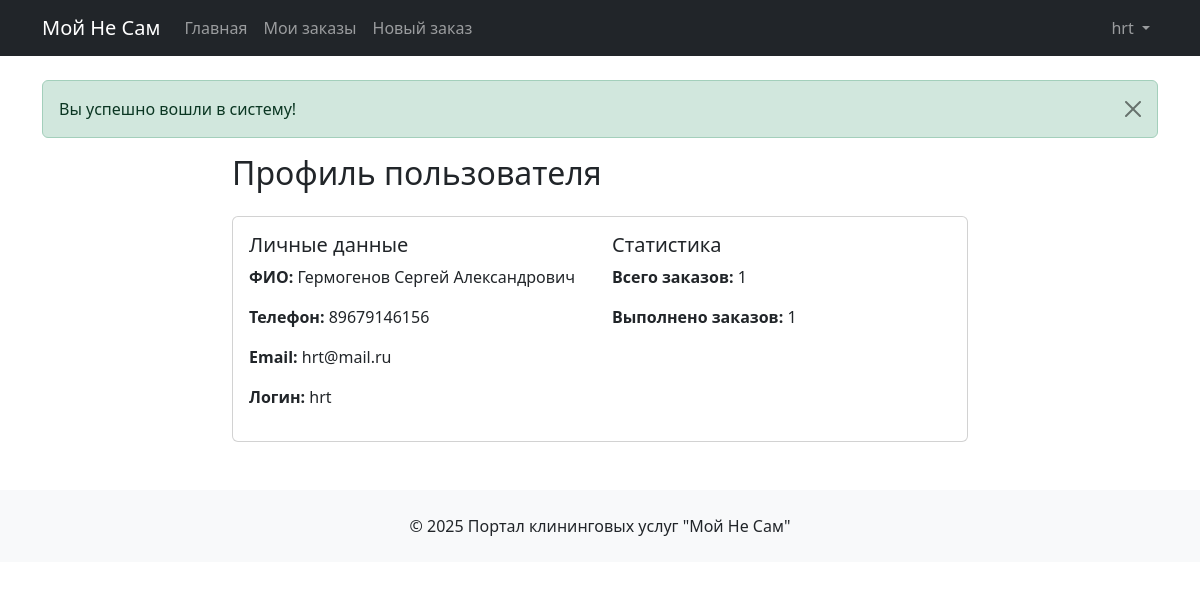
The app's page /profile.php (signed in) with its own data.
### tables this page shows
CREATE TABLE `users` (
  `id` int NOT NULL,
  `full_name` varchar(100) NOT NULL,
  `phone` varchar(20) NOT NULL,
  `email` varchar(100) NOT NULL,
  `login` varchar(50) NOT NULL,
  `password` varchar(255) NOT NULL,
  `role` enum('user','admin') DEFAULT 'user',
  `created_at` timestamp NULL DEFAULT CURRENT_TIMESTAMP
);

### includes/functions.php (called while the page is built, shortened)
<?php
function getUserOrders($userId) {
    global $pdo;
    $stmt = $pdo->prepare("
        SELECT o.*, s.name as service_name, s.price
        FROM orders o
        JOIN services s ON o.service_id = s.id
        WHERE o.user_id = ?
        ORDER BY o.created_at DESC
    ");
    $stmt->execute([$userId]);
    return $stmt->fetchAll();
}
function getUserById($userId) {
    global $pdo;
    $stmt = $pdo->prepare("SELECT * FROM users WHERE id = ?");
    $stmt->execute([$userId]);
    return $stmt->fetch();
}
?>

### profile.php (the view, shortened to what this page needs)
<?php
$user = getUserById($_SESSION['user_id']);
include 'templates/header.php';
?>
<div class="row justify-content-center">
    <div class="col-md-8">
        <h2 class="mb-4">Профиль пользователя</h2>
        <div class="card">
            <div class="card-body">
                <div class="row">
                    <div class="col-md-6">
                        <h5 class="card-title">Личные данные</h5>
                        <p><strong>ФИО:</strong> <?= htmlspecialchars($user['full_name']) ?></p>
                        <p><strong>Телефон:</strong> <?= htmlspecialchars($user['phone']) ?></p>
                        <p><strong>Email:</strong> <?= htmlspecialchars($user['email']) ?></p>
                        <p><strong>Логин:</strong> <?= htmlspecialchars($user['login']) ?></p>
                    </div>
                    <div class="col-md-6">
                        <h5 class="card-title">Статистика</h5>
                        <?php
                        $orders = getUserOrders($_SESSION['user_id']);
                        $totalOrders = count($orders);
                        $completedOrders = 0;
                        foreach ($orders as $order) {
                            if ($order['status'] === 'completed') {
                                $completedOrders++;
                            }
                        }
                        ?>
                        <p><strong>Всего заказов:</strong> <?= $totalOrders ?></p>
                        <p><strong>Выполнено заказов:</strong> <?= $completedOrders ?></p>
                    </div>
                </div>
            </div>
        </div>
    </div>
</div>
<?php
include 'templates/footer.php';
?>

### records on screen
users: full_name "Гермогенов Сергей Александрович", phone "89679146156", email "hrt@mail.ru", login "hrt"

### other values on screen
$_SESSION['user_login'] "hrt"
$_SESSION['alert']['message'] "Вы успешно вошли в систему!"
$totalOrders "1"
$completedOrders "1"
